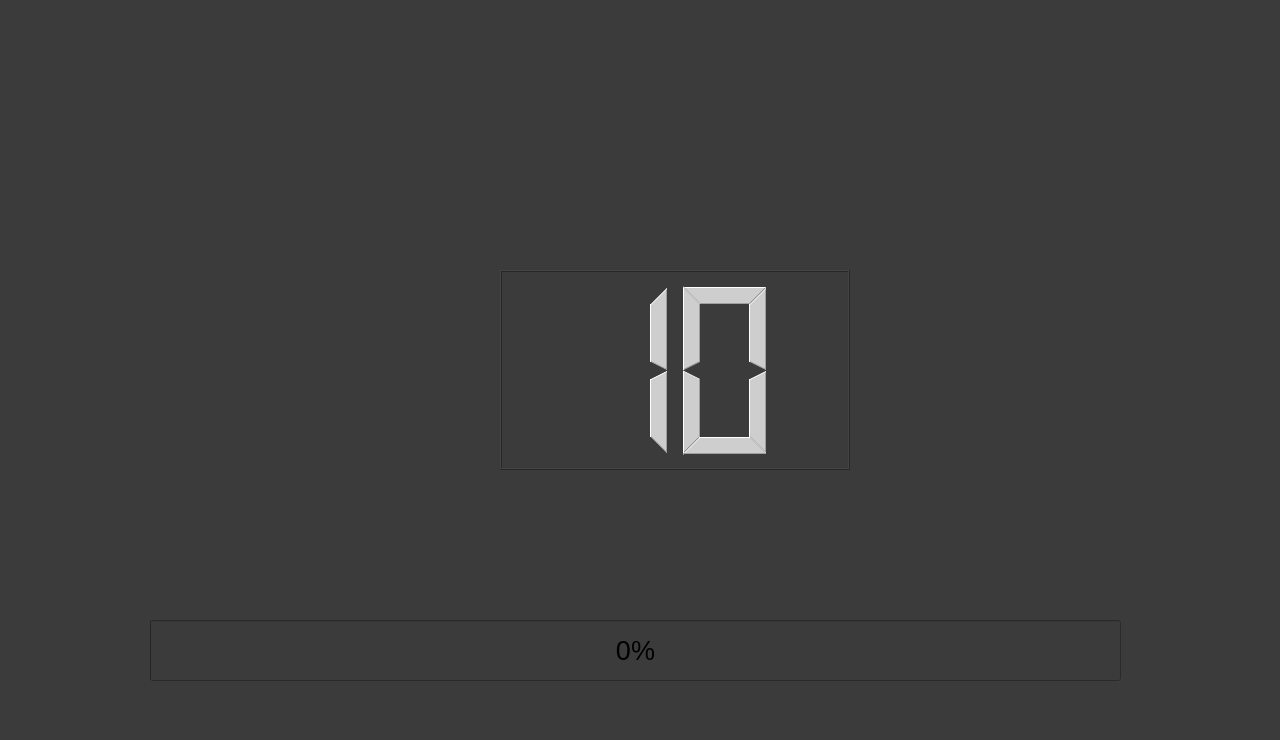
<?xml version="1.0" encoding="UTF-8"?>
<ui version="4.0">
 <class>Form</class>
 <widget class="QWidget" name="Form">
  <property name="geometry">
   <rect>
    <x>0</x>
    <y>0</y>
    <width>1280</width>
    <height>740</height>
   </rect>
  </property>
  <property name="windowTitle">
   <string>Form</string>
  </property>
  <property name="styleSheet">
   <string notr="true">background-color: rgb(59, 59, 59)</string>
  </property>
  <widget class="QLCDNumber" name="lcdNumber">
   <property name="geometry">
    <rect>
     <x>500</x>
     <y>270</y>
     <width>350</width>
     <height>200</height>
    </rect>
   </property>
   <property name="styleSheet">
    <string notr="true">background-color: rgb(59, 59, 59);
color: rgb(206, 206, 206);</string>
   </property>
   <property name="digitCount">
    <number>2</number>
   </property>
   <property name="intValue" stdset="0">
    <number>10</number>
   </property>
  </widget>
  <widget class="QProgressBar" name="progressBar">
   <property name="geometry">
    <rect>
     <x>150</x>
     <y>620</y>
     <width>971</width>
     <height>61</height>
    </rect>
   </property>
   <property name="font">
    <font>
     <pointsize>20</pointsize>
    </font>
   </property>
   <property name="styleSheet">
    <string notr="true">background-color: rgb(59, 59, 59)</string>
   </property>
   <property name="value">
    <number>0</number>
   </property>
  </widget>
 </widget>
 <resources/>
 <connections/>
</ui>
